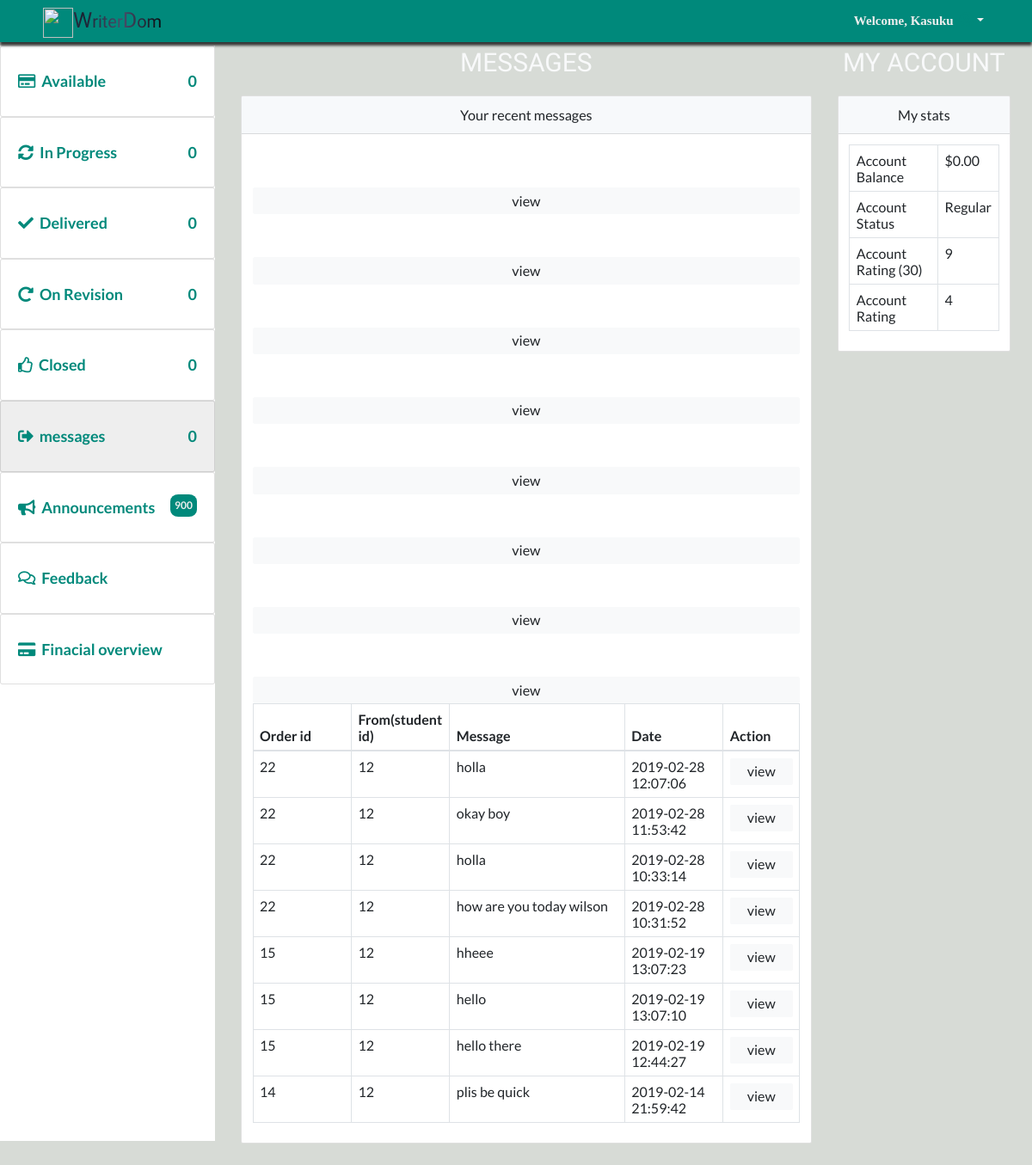
Page /tutor/messages.php (signed in) on the earlier database version.
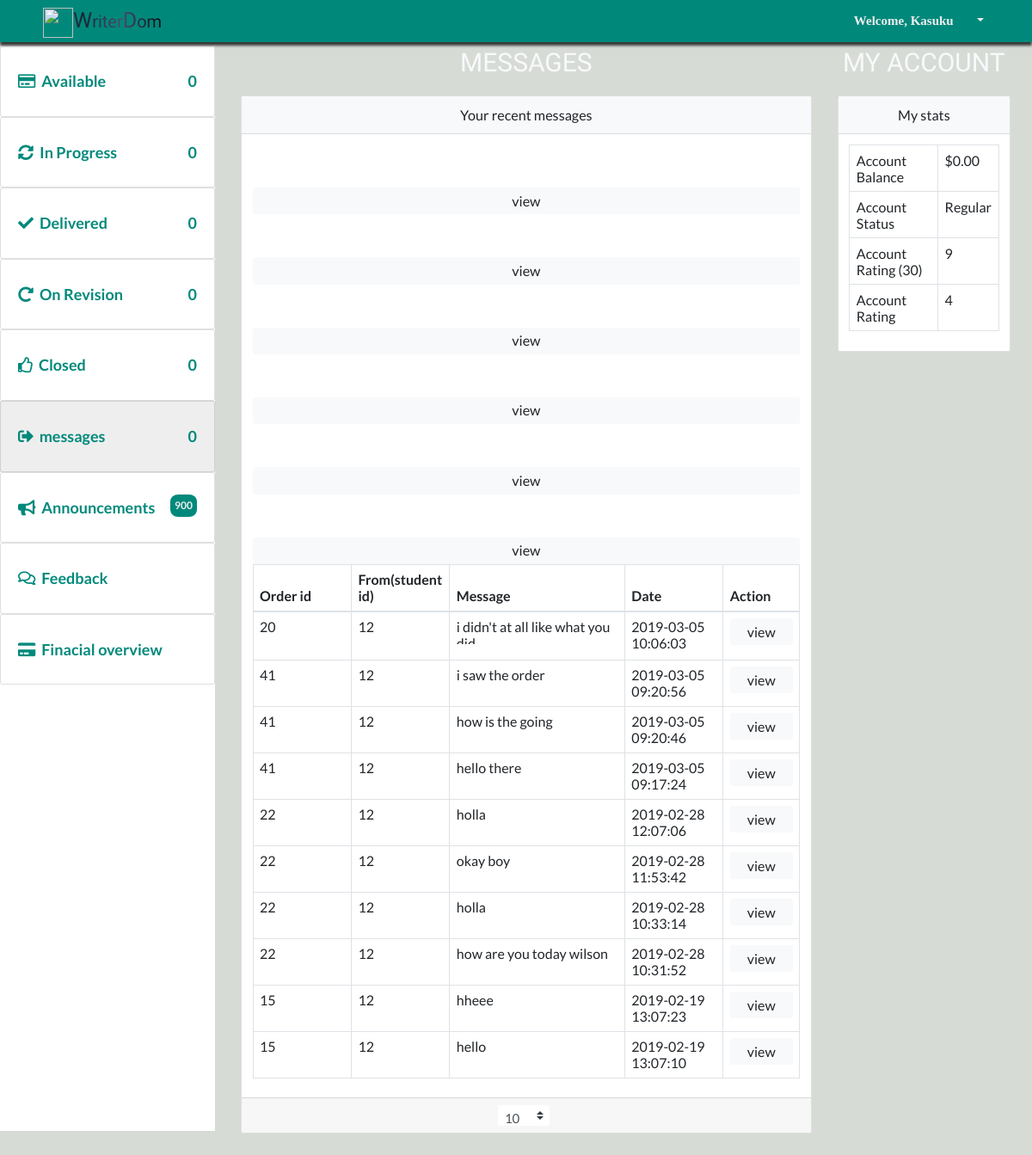
Same page on the later database version.
### tables this page shows
CREATE TABLE `chats` (
  `user_type` int(11) NOT NULL,
  `message` text NOT NULL,
  `date_sent` text NOT NULL,
  `project_id` int(11) NOT NULL,
  `status` int(11) NOT NULL DEFAULT '0',
  `student_id` int(11) NOT NULL DEFAULT '0',
  `tutor_id` int(255) NOT NULL DEFAULT '0'
);

### dbconfig/dbconnect.php (called while the page is built, shortened)
<?php
require_once(  'shared/ez_sql_core.php');
require_once( 'ez_sql_mysqli.php');
$db=new ezSQL_mysqli(DB_USER, DB_PASS,DB_NAME,DB_HOST,DB_ENCODING);
 ?>

### dbconfig/ez_sql_mysqli.php (called while the page is built, shortened)
<?php
class ezSQL_mysqli extends ezSQLcore
{
    private $ezsql_mysql_str = array
        (
            1 => 'Require $dbuser and $dbpassword to connect to a database server',
            2 => 'Error establishing mySQL database connection. Correct user/password? Correct hostname? Database server running?',
            3 => 'Require $dbname to select a database',
            4 => 'mySQL database connection is not active',
            5 => 'Unexpected error while trying to select database'
        );
    private $_dbuser;
    private $_dbpassword;
    private $_dbname;
    private $_dbhost;
    private $_charset = 'utf8';
    private $_result;
    public $show_errors = true;
    public $dbh;
    public function __construct($dbuser='', $dbpassword='', $dbname='', $dbhost='localhost', $charset='') {
        $this->_dbuser = $dbuser;
        $this->_dbpassword = $dbpassword;
        $this->_dbname = $dbname;
        $this->_dbhost = $dbhost;
    }
    public function connect($dbuser='', $dbpassword='', $dbhost='localhost', $charset='') {
        $this->_connected = false;
        $this->_dbuser = empty($dbuser) ? $this->_dbuser : $dbuser;
        $this->_dbpassword = empty($dbpassword) ? $this->_dbpassword : $dbpassword;
        $this->_dbhost = $dbhost!='localhost' ? $this->_dbhost : $dbhost;
        $this->_charset = empty($charset) ? $this->_charset : $charset;
        if ( empty($this->_dbuser) ) {
            $this->register_error($this->ezsql_mysql_str[1] . ' in ' . __FILE__ . ' on line ' . __LINE__);
            $this->show_errors ? trigger_error($this->ezsql_mysql_str[1], E_USER_WARNING) : null;
        } else if ( ! $this->dbh = mysqli_connect($this->_dbhost, $this->_dbuser, $this->_dbpassword, $this->_dbname) ) {
            $this->register_error($this->ezsql_mysql_str[2] . ' in ' . __FILE__ . ' on line ' . __LINE__);
            $this->show_errors ? trigger_error($this->ezsql_mysql_str[2], E_USER_WARNING) : null;
        } else {
            mysqli_set_charset($this->dbh, $this->_charset);
            $this->_connected = true;
        }
        return $this->_connected;
    }
    public function select($dbname='', $charset='') {
        if ( ! $dbname ) {
            $this->register_error($this->ezsql_mysql_str[3] . ' in ' . __FILE__ . ' on line ' . __LINE__);
            $this->show_errors ? trigger_error($this->ezsql_mysql_str[3], E_USER_WARNING) : null;
            return false;
        } else if ( ! $this->dbh ) {
            $this->register_error($this->ezsql_mysql_str[4] . ' in ' . __FILE__ . ' on line ' . __LINE__);
            $this->show_errors ? trigger_error($this->ezsql_mysql_str[4], E_USER_WARNING) : null;
            return false;
        } else {
            $this->_dbname = $dbname;
            if ( $charset == '') {
                $charset = $this->_charset;
            }
             if ( $charset != '' ) {
                $charsets = array();
                $recordset = mysqli_query($this->dbh, 'SHOW CHARACTER SET');
                while ( $row = mysqli_fetch_array($recordset, MYSQLI_ASSOC) ) {
                        $charsets[] = $row['Charset'];
                }
            }
            $this->_connected = true;
        }
        return $this->_connected;
    }
    public function query($query, $use_prepare=false) {
		$query = str_replace(_TAG, '?', $query);
        $return_val = 0;
        $query = trim($query);
        if ( ! isset($this->dbh) || ! $this->dbh ) {
            $this->select($this->_dbname);
        }
		if (!empty($param) && is_array($param) && ($this->getPrepare()))
			return $this->query_prepared($query, $param);
		else
			$this->_result = mysqli_query($this->dbh, $query);
        $is_insert = false;
        if ( preg_match("/^(insert|delete|update|replace)\s+/i", $query) ) {
            $this->_affectedRows = mysqli_affected_rows($this->dbh);
            if ( preg_match("/^(insert|replace)\s+/i", $query) ) {
                $this->insert_id = mysqli_insert_id($this->dbh);
            }
            $return_val = $this->_affectedRows;
        } else {
            if ( !is_numeric($this->_result) && !is_bool($this->_result)) {
                $i=0;
                $num_rows=0;
                while ( $row = mysqli_fetch_object($this->_result) ) {
                    $num_rows++;
                }
                $this->num_rows = $num_rows;
                $return_val = $this->num_rows;
            }
        }
        return $return_val;
    }
}

### dbconfig/shared/ez_sql_core.php (called while the page is built, shortened)
<?php
    require_once('ezQuery.php');
	class ezSQLcore extends ezQuery
	{
    public $last_result = null;
		function flush()
		{
			$this->last_result = null;
		}
		function get_results($query=null, $output = OBJECT, $use_prepare=false) {
			if ( $query ) {
				$this->query($query, $use_prepare);
			}
			if ( $output == OBJECT ) {
				return $this->last_result;
			} elseif ( $output == _JSON ) {
				return json_encode($this->last_result);
			}
		}
}

### dbconfig/shared/ezQuery.php (called while the page is built, shortened)
<?php
class ezQuery
{
    function setParamaters($valuetoadd=null) {
        if (empty($valuetoadd)) {
            $this->preparedvalues = array();
            return null;
        } else
            return array_push($this->preparedvalues, $valuetoadd);
	}
}

### tutor/messages.php (the view, shortened to what the changed rows need)
<?php
require_once "../inc/header_links.php";
require_once("../dbconfig/dbconnect.php");
?>
<?php $query="SELECT chats.user_type, chats.message, chats.date_sent, chats.project_id, chats.student_id, chats.tutor_id,projects.status FROM chats LEFT JOIN projects on chats.project_id=projects.project_id where chats.user_type=1 ORDER BY date_sent DESC LIMIT 10";
$results=$db->get_results($query);
 ?>
<div class="display">
    <div class="display__content">
        <div class="row">
            <div class="col-sm-12 col-md-12 col-lg-12 col-xl-9">
                <h1 class="headingTertiary text-light">Messages</h1>
                <div class="card">
                    <div class="card-body">
                        <?php if ($db->num_rows >0): ?>
                            <div class="table-responsive" id="meso">
                          <table class="table">
                                <table class="table table-bordered">
                            <thead>
                                <tr>
                                    <th class="smalll">Order id</th>
                                    <th class="smalll">From(student id)</th>
                                    <th class="medium">Message</th>
                                    <th class="smalll">Date</th>
                                    <th class="wide">Action</th>
                                </tr>
                            </thead> <tbody>
                                <div id="messages">
                            <?php foreach ($results as $result ): ?>
                    <tr>
                            <td><?php echo $result->project_id; ?></td>
                            <td><?php echo $result->student_id; ?></td>
                            <td>
                                <p style="max-height: 30px; overflow: auto;"><?php echo $result->message; ?></p>
                            </td>
                            <td><?php echo $result->date_sent; ?></td>
                            <?php if ($result->status==1): ?>
                                <td>
                                <a href="in-progress-details?pid=<?php echo urlencode(convert_uuencode($result->project_id)) ?>#messageBox" class="btn btn-sm btn-block btn-light">view</a>
                            </td>
                            <?php elseif($result->status==2): ?>
                            <td>
                                <a href="delivered-details?pid=<?php echo urlencode(convert_uuencode($result->project_id)) ?>#messageBox" class="btn btn-sm btn-block btn-light">view</a>
                            </td>
                            <?php elseif($result->status==3): ?>
                            <td>
                                <a href="revision-details?pid=<?php echo urlencode(convert_uuencode($result->project_id)) ?>#messageBox" class="btn btn-sm btn-block btn-light">view</a>
                            </td>
                            <?php elseif($result->status>3): ?>
                             <a href="my-projects-details?pid=<?php echo urlencode(convert_uuencode($result->project_id)) ?>#messageBox" class="btn btn-sm btn-block btn-light">view</a>
                            <td>
                               <a href="" class="btn btn-sm btn-block btn-light">view</a>
                            </td>
                            <?php endif ?>
                     </tr>
                            <?php endforeach ?>
                                </div>
                             </tbody>
                        </table>
                          </table>
                        </div>
                        <?php else: ?>
                            <h2 class="headingSecondary">No Messages Yet</h2>
                        <?php endif ?>
                    </div>
                    <?php if ($db->num_rows>9): ?>
                          <div class="card-footer">
                        <select name="select" class="custom-select mb-2 ml-0 mr-sm-2 mb-sm-0" id="select">
                            <option value="20">10</option>
                        </select></div>
                         <?php endif ?>
                </div>
            </div>
            <div class="col-sm-12 col-md-12 col-lg-12  col-xl-3">
                <h1 class="headingTertiary text-light">My Account</h1>
            </div>
        </div>
    </div>
</div>
<?php
require_once"../inc/footer_links.php";
 ?>

Differences in the rows shown:
no longer on this page (row unchanged): chats: project "15", student "12", message "hello there", date_sent "2019-02-19 12:44:27"
no longer on this page (row unchanged): chats: project "14", student "12", message "plis be quick", date_sent "2019-02-14 21:59:42"
added chats: project "20", student "12", message "i didn't at all like what you…", date_sent "2019-03-05 10:06:03"
added chats: project "41", student "12", message "i saw the order", date_sent "2019-03-05 09:20:56"
added chats: project "41", student "12", message "how is the going", date_sent "2019-03-05 09:20:46"
added chats: project "41", student "12", message "hello there", date_sent "2019-03-05 09:17:24"
Other differences:
form field select: (not shown) → "10"
